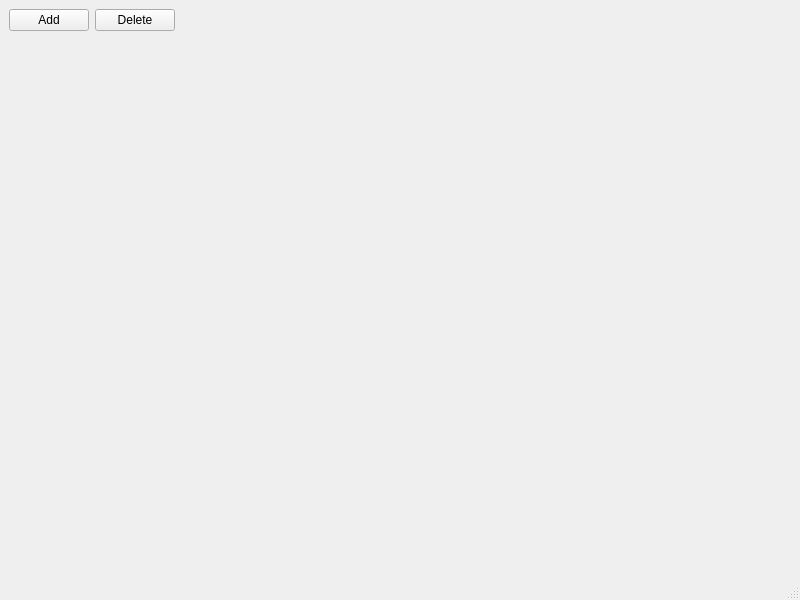
<?xml version="1.0" encoding="UTF-8"?>
<ui version="4.0">
 <class>MainWindow</class>
 <widget class="QMainWindow" name="MainWindow">
  <property name="geometry">
   <rect>
    <x>0</x>
    <y>0</y>
    <width>800</width>
    <height>600</height>
   </rect>
  </property>
  <property name="windowTitle">
   <string>MainWindow</string>
  </property>
  <widget class="QWidget" name="centralwidget">
   <layout class="QVBoxLayout" name="verticalLayout">
    <item>
     <layout class="QHBoxLayout" name="horizontalLayout">
      <item>
       <widget class="QPushButton" name="AddBtn">
        <property name="text">
         <string>Add</string>
        </property>
       </widget>
      </item>
      <item>
       <widget class="QPushButton" name="DelBtn">
        <property name="text">
         <string>Delete</string>
        </property>
       </widget>
      </item>
      <item>
       <spacer name="horizontalSpacer">
        <property name="orientation">
         <enum>Qt::Orientation::Horizontal</enum>
        </property>
        <property name="sizeHint" stdset="0">
         <size>
          <width>40</width>
          <height>20</height>
         </size>
        </property>
       </spacer>
      </item>
     </layout>
    </item>
    <item>
     <widget class="QWidget" name="widget" native="true"/>
    </item>
   </layout>
  </widget>
  <widget class="QMenuBar" name="menubar">
   <property name="geometry">
    <rect>
     <x>0</x>
     <y>0</y>
     <width>800</width>
     <height>25</height>
    </rect>
   </property>
  </widget>
  <widget class="QStatusBar" name="statusbar"/>
 </widget>
 <resources/>
 <connections/>
</ui>
